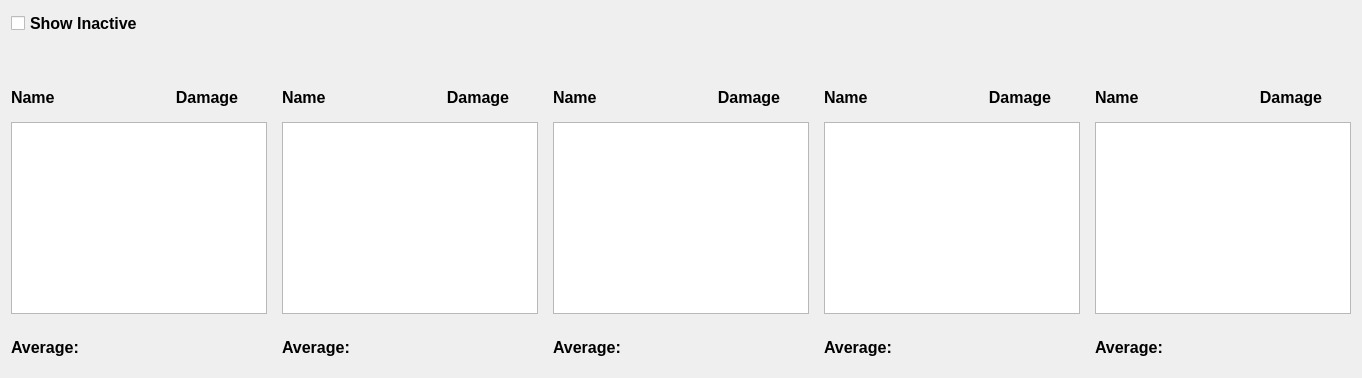
      <widget class="QWidget" name="ranking_page">
       <layout class="QGridLayout" name="gridLayout_6">
        <item row="1" column="0">
         <layout class="QHBoxLayout" name="ranking_layout">
          <property name="spacing">
           <number>15</number>
          </property>
          <item>
           <layout class="QVBoxLayout" name="verticalLayout_11">
            <item>
             <layout class="QVBoxLayout" name="verticalLayout_7">
              <item>
               <layout class="QHBoxLayout" name="horizontalLayout_6">
                <item>
                 <widget class="QLabel" name="boss_name_rank_label_1">
                  <property name="text">
                   <string>&lt;html&gt;&lt;head/&gt;&lt;body&gt;&lt;p align=&quot;center&quot;&gt;&lt;br/&gt;&lt;/p&gt;&lt;/body&gt;&lt;/html&gt;</string>
                  </property>
                  <property name="role" stdset="0">
                   <string>title</string>
                  </property>
                 </widget>
                </item>
                <item>
                 <widget class="QLabel" name="boss_weak_rank_label_1">
                  <property name="minimumSize">
                   <size>
                    <width>41</width>
                    <height>31</height>
                   </size>
                  </property>
                  <property name="maximumSize">
                   <size>
                    <width>41</width>
                    <height>31</height>
                   </size>
                  </property>
                  <property name="text">
                   <string/>
                  </property>
                  <property name="scaledContents">
                   <bool>true</bool>
                  </property>
                 </widget>
                </item>
               </layout>
              </item>
              <item>
               <layout class="QHBoxLayout" name="horizontalLayout_7">
                <item>
                 <widget class="QLabel" name="label">
                  <property name="text">
                   <string>&lt;html&gt;&lt;head/&gt;&lt;body&gt;&lt;p&gt;&lt;span style=&quot; font-size:12pt; font-weight:700;&quot;&gt;Name&lt;/span&gt;&lt;/p&gt;&lt;/body&gt;&lt;/html&gt;</string>
                  </property>
                 </widget>
                </item>
                <item>
                 <widget class="QLabel" name="label_2">
                  <property name="text">
                   <string>&lt;html&gt;&lt;head/&gt;&lt;body&gt;&lt;p align=&quot;center&quot;&gt;&lt;span style=&quot; font-size:12pt; font-weight:700;&quot;&gt;Damage&lt;/span&gt;&lt;/p&gt;&lt;/body&gt;&lt;/html&gt;</string>
                  </property>
                 </widget>
                </item>
               </layout>
              </item>
             </layout>
            </item>
            <item>
             <widget class="QTableView" name="boss_rank_table_1"/>
            </item>
            <item>
             <layout class="QHBoxLayout" name="horizontalLayout_27">
              <item>
               <widget class="QLabel" name="avg_rank_label_1">
                <property name="text">
                 <string>&lt;html&gt;&lt;head/&gt;&lt;body&gt;&lt;p&gt;&lt;span style=&quot; font-size:12pt; font-weight:700;&quot;&gt;Average:&lt;/span&gt;&lt;/p&gt;&lt;/body&gt;&lt;/html&gt;</string>
                </property>
               </widget>
              </item>
              <item>
               <widget class="QLabel" name="average_mock_number_1">
                <property name="text">
                 <string>&lt;html&gt;&lt;head/&gt;&lt;body&gt;&lt;p align=&quot;center&quot;&gt;&lt;span style=&quot; font-size:16pt; font-weight:700;&quot;&gt;&lt;br/&gt;&lt;/span&gt;&lt;/p&gt;&lt;/body&gt;&lt;/html&gt;</string>
                </property>
               </widget>
              </item>
             </layout>
            </item>
           </layout>
          </item>
          <item>
           <layout class="QVBoxLayout" name="verticalLayout_20">
            <item>
             <layout class="QVBoxLayout" name="verticalLayout_21">
              <item>
               <layout class="QHBoxLayout" name="horizontalLayout_18">
                <item>
                 <widget class="QLabel" name="boss_name_rank_label_2">
                  <property name="text">
                   <string>&lt;html&gt;&lt;head/&gt;&lt;body&gt;&lt;p align=&quot;center&quot;&gt;&lt;br/&gt;&lt;/p&gt;&lt;/body&gt;&lt;/html&gt;</string>
                  </property>
                  <property name="role" stdset="0">
                   <string>title</string>
                  </property>
                 </widget>
                </item>
                <item>
                 <widget class="QLabel" name="boss_weak_rank_label_2">
                  <property name="minimumSize">
                   <size>
                    <width>41</width>
                    <height>31</height>
                   </size>
                  </property>
                  <property name="maximumSize">
                   <size>
                    <width>41</width>
                    <height>31</height>
                   </size>
                  </property>
                  <property name="text">
                   <string/>
                  </property>
                  <property name="scaledContents">
                   <bool>true</bool>
                  </property>
                 </widget>
                </item>
               </layout>
              </item>
              <item>
               <layout class="QHBoxLayout" name="horizontalLayout_19">
                <item>
                 <widget class="QLabel" name="label_11">
                  <property name="text">
                   <string>&lt;html&gt;&lt;head/&gt;&lt;body&gt;&lt;p&gt;&lt;span style=&quot; font-size:12pt; font-weight:700;&quot;&gt;Name&lt;/span&gt;&lt;/p&gt;&lt;/body&gt;&lt;/html&gt;</string>
                  </property>
                 </widget>
                </item>
                <item>
                 <widget class="QLabel" name="label_12">
                  <property name="text">
                   <string>&lt;html&gt;&lt;head/&gt;&lt;body&gt;&lt;p align=&quot;center&quot;&gt;&lt;span style=&quot; font-size:12pt; font-weight:700;&quot;&gt;Damage&lt;/span&gt;&lt;/p&gt;&lt;/body&gt;&lt;/html&gt;</string>
                  </property>
                 </widget>
                </item>
               </layout>
              </item>
             </layout>
            </item>
            <item>
             <widget class="QTableView" name="boss_rank_table_2"/>
            </item>
            <item>
             <layout class="QHBoxLayout" name="horizontalLayout_28">
              <item>
               <widget class="QLabel" name="avg_rank_label_2">
                <property name="text">
                 <string>&lt;html&gt;&lt;head/&gt;&lt;body&gt;&lt;p&gt;&lt;span style=&quot; font-size:12pt; font-weight:700;&quot;&gt;Average:&lt;/span&gt;&lt;/p&gt;&lt;/body&gt;&lt;/html&gt;</string>
                </property>
               </widget>
              </item>
              <item>
               <widget class="QLabel" name="average_mock_number_2">
                <property name="text">
                 <string>&lt;html&gt;&lt;head/&gt;&lt;body&gt;&lt;p align=&quot;center&quot;&gt;&lt;span style=&quot; font-size:16pt; font-weight:700;&quot;&gt;&lt;br/&gt;&lt;/span&gt;&lt;/p&gt;&lt;/body&gt;&lt;/html&gt;</string>
                </property>
               </widget>
              </item>
             </layout>
            </item>
           </layout>
          </item>
          <item>
           <layout class="QVBoxLayout" name="verticalLayout_22">
            <item>
             <layout class="QVBoxLayout" name="verticalLayout_23">
              <item>
               <layout class="QHBoxLayout" name="horizontalLayout_20">
                <item>
                 <widget class="QLabel" name="boss_name_rank_label_3">
                  <property name="text">
                   <string>&lt;html&gt;&lt;head/&gt;&lt;body&gt;&lt;p align=&quot;center&quot;&gt;&lt;br/&gt;&lt;/p&gt;&lt;/body&gt;&lt;/html&gt;</string>
                  </property>
                  <property name="role" stdset="0">
                   <string>title</string>
                  </property>
                 </widget>
                </item>
                <item>
                 <widget class="QLabel" name="boss_weak_rank_label_3">
                  <property name="minimumSize">
                   <size>
                    <width>41</width>
                    <height>31</height>
                   </size>
                  </property>
                  <property name="maximumSize">
                   <size>
                    <width>41</width>
                    <height>31</height>
                   </size>
                  </property>
                  <property name="text">
                   <string/>
                  </property>
                  <property name="scaledContents">
                   <bool>true</bool>
                  </property>
                 </widget>
                </item>
               </layout>
              </item>
              <item>
               <layout class="QHBoxLayout" name="horizontalLayout_21">
                <item>
                 <widget class="QLabel" name="label_13">
                  <property name="text">
                   <string>&lt;html&gt;&lt;head/&gt;&lt;body&gt;&lt;p&gt;&lt;span style=&quot; font-size:12pt; font-weight:700;&quot;&gt;Name&lt;/span&gt;&lt;/p&gt;&lt;/body&gt;&lt;/html&gt;</string>
                  </property>
                 </widget>
                </item>
                <item>
                 <widget class="QLabel" name="label_14">
                  <property name="text">
                   <string>&lt;html&gt;&lt;head/&gt;&lt;body&gt;&lt;p align=&quot;center&quot;&gt;&lt;span style=&quot; font-size:12pt; font-weight:700;&quot;&gt;Damage&lt;/span&gt;&lt;/p&gt;&lt;/body&gt;&lt;/html&gt;</string>
                  </property>
                 </widget>
                </item>
               </layout>
              </item>
             </layout>
            </item>
            <item>
             <widget class="QTableView" name="boss_rank_table_3"/>
            </item>
            <item>
             <layout class="QHBoxLayout" name="horizontalLayout_29">
              <item>
               <widget class="QLabel" name="avg_rank_label_3">
                <property name="text">
                 <string>&lt;html&gt;&lt;head/&gt;&lt;body&gt;&lt;p&gt;&lt;span style=&quot; font-size:12pt; font-weight:700;&quot;&gt;Average:&lt;/span&gt;&lt;/p&gt;&lt;/body&gt;&lt;/html&gt;</string>
                </property>
               </widget>
              </item>
              <item>
               <widget class="QLabel" name="average_mock_number_3">
                <property name="text">
                 <string>&lt;html&gt;&lt;head/&gt;&lt;body&gt;&lt;p align=&quot;center&quot;&gt;&lt;span style=&quot; font-size:16pt; font-weight:700;&quot;&gt;&lt;br/&gt;&lt;/span&gt;&lt;/p&gt;&lt;/body&gt;&lt;/html&gt;</string>
                </property>
               </widget>
              </item>
             </layout>
            </item>
           </layout>
          </item>
          <item>
           <layout class="QVBoxLayout" name="verticalLayout_24">
            <item>
             <layout class="QVBoxLayout" name="verticalLayout_25">
              <item>
               <layout class="QHBoxLayout" name="horizontalLayout_22">
                <item>
                 <widget class="QLabel" name="boss_name_rank_label_4">
                  <property name="text">
                   <string>&lt;html&gt;&lt;head/&gt;&lt;body&gt;&lt;p align=&quot;center&quot;&gt;&lt;br/&gt;&lt;/p&gt;&lt;/body&gt;&lt;/html&gt;</string>
                  </property>
                  <property name="role" stdset="0">
                   <string>title</string>
                  </property>
                 </widget>
                </item>
                <item>
                 <widget class="QLabel" name="boss_weak_rank_label_4">
                  <property name="minimumSize">
                   <size>
                    <width>41</width>
                    <height>31</height>
                   </size>
                  </property>
                  <property name="maximumSize">
                   <size>
                    <width>41</width>
                    <height>31</height>
                   </size>
                  </property>
                  <property name="text">
                   <string/>
                  </property>
                  <property name="scaledContents">
                   <bool>true</bool>
                  </property>
                 </widget>
                </item>
               </layout>
              </item>
              <item>
               <layout class="QHBoxLayout" name="horizontalLayout_23">
                <item>
                 <widget class="QLabel" name="label_15">
                  <property name="text">
                   <string>&lt;html&gt;&lt;head/&gt;&lt;body&gt;&lt;p&gt;&lt;span style=&quot; font-size:12pt; font-weight:700;&quot;&gt;Name&lt;/span&gt;&lt;/p&gt;&lt;/body&gt;&lt;/html&gt;</string>
                  </property>
                 </widget>
                </item>
                <item>
                 <widget class="QLabel" name="label_16">
                  <property name="text">
                   <string>&lt;html&gt;&lt;head/&gt;&lt;body&gt;&lt;p align=&quot;center&quot;&gt;&lt;span style=&quot; font-size:12pt; font-weight:700;&quot;&gt;Damage&lt;/span&gt;&lt;/p&gt;&lt;/body&gt;&lt;/html&gt;</string>
                  </property>
                 </widget>
                </item>
               </layout>
              </item>
             </layout>
            </item>
            <item>
             <widget class="QTableView" name="boss_rank_table_4"/>
            </item>
            <item>
             <layout class="QHBoxLayout" name="horizontalLayout_30">
              <item>
               <widget class="QLabel" name="avg_rank_label_4">
                <property name="text">
                 <string>&lt;html&gt;&lt;head/&gt;&lt;body&gt;&lt;p&gt;&lt;span style=&quot; font-size:12pt; font-weight:700;&quot;&gt;Average:&lt;/span&gt;&lt;/p&gt;&lt;/body&gt;&lt;/html&gt;</string>
                </property>
               </widget>
              </item>
              <item>
               <widget class="QLabel" name="average_mock_number_4">
                <property name="text">
                 <string>&lt;html&gt;&lt;head/&gt;&lt;body&gt;&lt;p align=&quot;center&quot;&gt;&lt;span style=&quot; font-size:16pt; font-weight:700;&quot;&gt;&lt;br/&gt;&lt;/span&gt;&lt;/p&gt;&lt;/body&gt;&lt;/html&gt;</string>
                </property>
               </widget>
              </item>
             </layout>
            </item>
           </layout>
          </item>
          <item>
           <layout class="QVBoxLayout" name="verticalLayout_26">
            <item>
             <layout class="QVBoxLayout" name="verticalLayout_27">
              <item>
               <layout class="QHBoxLayout" name="horizontalLayout_24">
                <item>
                 <widget class="QLabel" name="boss_name_rank_label_5">
                  <property name="text">
                   <string>&lt;html&gt;&lt;head/&gt;&lt;body&gt;&lt;p align=&quot;center&quot;&gt;&lt;br/&gt;&lt;/p&gt;&lt;/body&gt;&lt;/html&gt;</string>
                  </property>
                  <property name="role" stdset="0">
                   <string>title</string>
                  </property>
                 </widget>
                </item>
                <item>
                 <widget class="QLabel" name="boss_weak_rank_label_5">
                  <property name="minimumSize">
                   <size>
                    <width>41</width>
                    <height>31</height>
                   </size>
                  </property>
                  <property name="maximumSize">
                   <size>
                    <width>41</width>
                    <height>31</height>
                   </size>
                  </property>
                  <property name="text">
                   <string/>
                  </property>
                  <property name="scaledContents">
                   <bool>true</bool>
                  </property>
                 </widget>
                </item>
               </layout>
              </item>
              <item>
               <layout class="QHBoxLayout" name="horizontalLayout_25">
                <item>
                 <widget class="QLabel" name="label_17">
                  <property name="text">
                   <string>&lt;html&gt;&lt;head/&gt;&lt;body&gt;&lt;p&gt;&lt;span style=&quot; font-size:12pt; font-weight:700;&quot;&gt;Name&lt;/span&gt;&lt;/p&gt;&lt;/body&gt;&lt;/html&gt;</string>
                  </property>
                 </widget>
                </item>
                <item>
                 <widget class="QLabel" name="label_18">
                  <property name="text">
                   <string>&lt;html&gt;&lt;head/&gt;&lt;body&gt;&lt;p align=&quot;center&quot;&gt;&lt;span style=&quot; font-size:12pt; font-weight:700;&quot;&gt;Damage&lt;/span&gt;&lt;/p&gt;&lt;/body&gt;&lt;/html&gt;</string>
                  </property>
                 </widget>
                </item>
               </layout>
              </item>
             </layout>
            </item>
            <item>
             <widget class="QTableView" name="boss_rank_table_5"/>
            </item>
            <item>
             <layout class="QHBoxLayout" name="horizontalLayout_31">
              <item>
               <widget class="QLabel" name="avg_rank_label_5">
                <property name="text">
                 <string>&lt;html&gt;&lt;head/&gt;&lt;body&gt;&lt;p&gt;&lt;span style=&quot; font-size:12pt; font-weight:700;&quot;&gt;Average:&lt;/span&gt;&lt;/p&gt;&lt;/body&gt;&lt;/html&gt;</string>
                </property>
               </widget>
              </item>
              <item>
               <widget class="QLabel" name="average_mock_number_5">
                <property name="text">
                 <string>&lt;html&gt;&lt;head/&gt;&lt;body&gt;&lt;p align=&quot;center&quot;&gt;&lt;span style=&quot; font-size:16pt; font-weight:700;&quot;&gt;&lt;br/&gt;&lt;/span&gt;&lt;/p&gt;&lt;/body&gt;&lt;/html&gt;</string>
                </property>
               </widget>
              </item>
             </layout>
            </item>
           </layout>
          </item>
         </layout>
        </item>
        <item row="0" column="0">
         <widget class="QCheckBox" name="show_inactive_table_checkbox">
          <property name="minimumSize">
           <size>
            <width>150</width>
            <height>0</height>
           </size>
          </property>
          <property name="font">
           <font>
            <pointsize>12</pointsize>
            <bold>true</bold>
           </font>
          </property>
          <property name="text">
           <string>Show Inactive</string>
          </property>
         </widget>
        </item>
       </layout>
      </widget>
